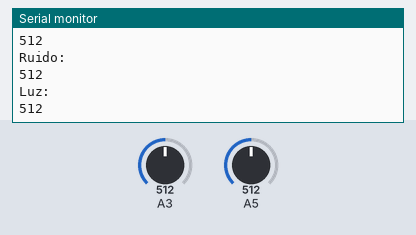
This sketch was run on a simulated Arduino Uno, built with avr-gcc and run on an emulated ATmega328P. On the bench: the last lines printed to the serial monitor. The test bench sets the inputs (shaded band); at power-on: A3 = 512, A5 = 512.

Above: at 1.2 s.
1.3 s: A3 set to 716
At 1.4 s:
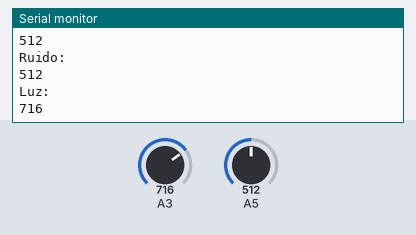
2.8 s: A5 set to 306
At 2.91 s:
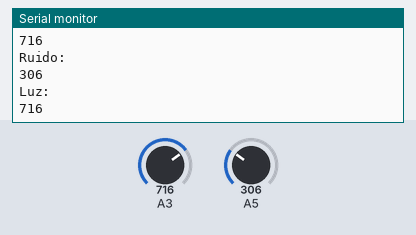
4.3 s: A3 set to 900
At 4.42 s:
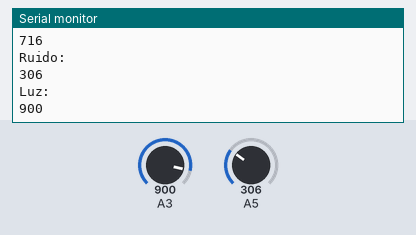
5.8 s: A5 set to 122
At 5.93 s:
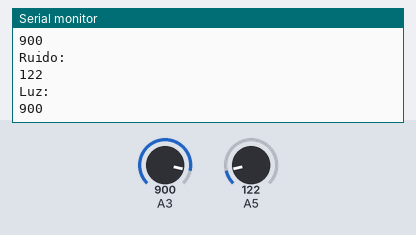
Timing chart, 0 to 8.3 s (numbered marks = the images above; inputs shaded):
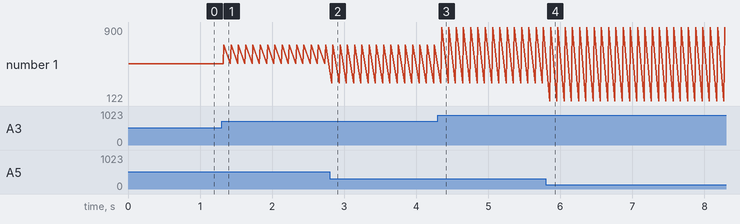

Measured:
- after the input at 1.3 s, the serial monitor: prints a new line at once (image 1)
- after the input at 2.8 s, the serial monitor: prints a new line at once (image 2)
- after the input at 4.3 s, the serial monitor: prints a new line after 0.05 s (image 3)
- after the input at 5.8 s, the serial monitor: prints a new line after 0.05 s (image 4)
- plotted number 1: 512 → 716 after the input at 1.3 s, 716 → 900 after the input at 4.3 s

The sketch:

aseferian_tp1.ino
```cpp
/*
Compilador:   IDE v1.0.5
Placa:        Arduino Uno R3
Red:          --
Version:      1.0.0
Fecha:        16-09-2014
Curso:        Seminario de tecnologia (2C 2014)
Alumno:       Ariel Seferian
*/

// Variables Luz
int light = 0; //Variable light


// Variables ruido
int noise = 0;

//=======================================================
/// Set-Up inicial del programa
//=======================================================
void setup() {
Serial.begin(9600); // Comienza comunicacion serial
}

//=======================================================
// Bucle principal
//=======================================================
void loop(){
  //Leo ruido
  noise = analogRead(A5);

  //Leo el valor de la foto resistencia
  light = analogRead(A3); // Leer el pin analogico donde esta conectada la foto resistencia

  Serial.println("Ruido: ");
  Serial.println(noise);
  Serial.println("Luz: ");
  Serial.println(light);
  Serial.println("");
  delay(100); //Delay de 100 milisegundos
}
```
